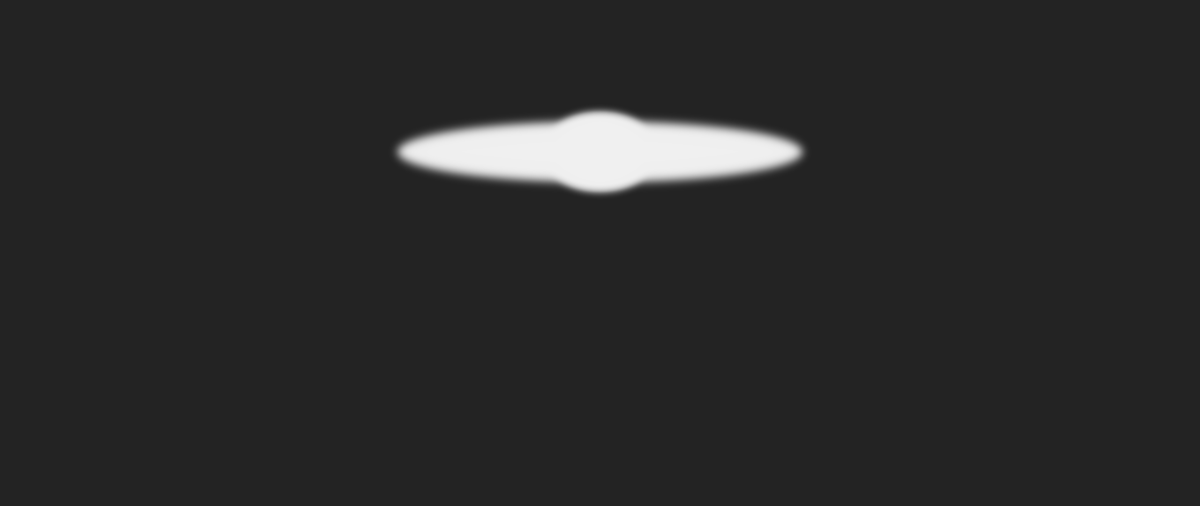
Frame 1 (no input)
Frame 2 (the mouse pressed at the canvas centre, redrawn once): identical to frame 1, image omitted

The Processing sketch that drew this single still picture (run headless with seeded random() and noise(); the mouse was pressed at the canvas centre and the sketch redrawn once):

// Processing sketch: day_the_earth_stood_still_the
// ── day_the_earth_stood_still_the.pde
// Manuale di Programmazione Cinematografica - Volume 4
// Daniele Olmisani, 2016

// The day the Earth stood still


final color PAPER = color(35);
final color INK = color(240);


void setup() {
  size(2560, 1080);
  noLoop();
}


void draw() {
  
  float s = 0.8 * min(width, height);
  
  translate(0.5*width, 0.3*height);
  
  background(PAPER);
  fill(INK);
  
  noStroke();
  
  ellipse(0, 0, s, 0.15*s);
  filter(BLUR, 6);
  
  ellipse(0, 0, 0.3*s, 0.2*s);
  filter(BLUR, 6);
  
  save("the-day-the-earth-stood-still.png");
}
